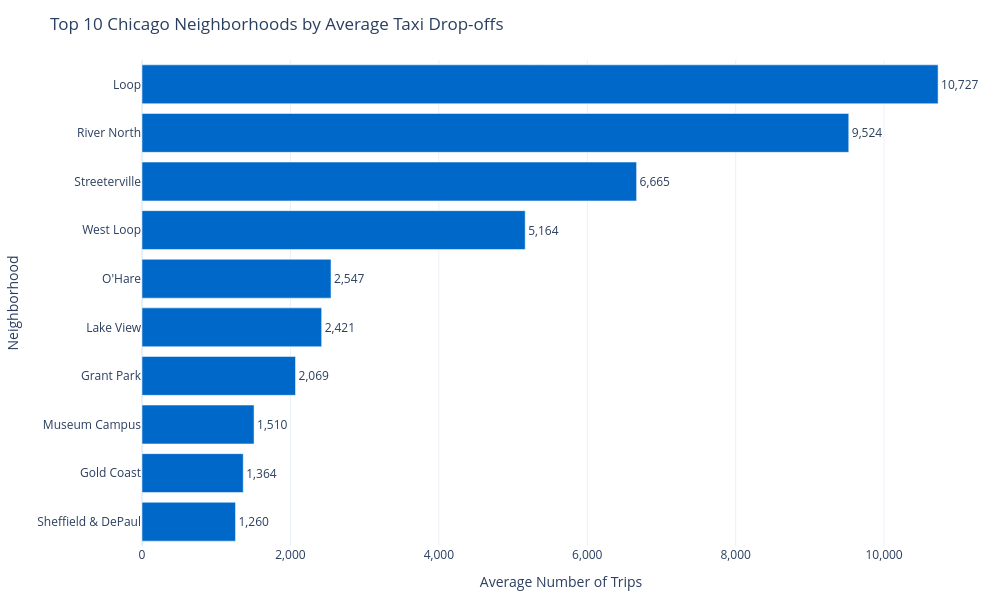

Here is the notebook cell this chart was saved with:
### Code cell
# plot the top 10 neighborhoods with the highest average number of trips
fig = px.bar(
    top_10_neighborhoods, 
    y='dropoff_location_name', 
    x='average_trips', 
    title='Top 10 Chicago Neighborhoods by Average Taxi Drop-offs',
    labels={'dropoff_location_name':'Neighborhood', 'average_trips':'Average Number of Trips'},
    orientation='h',
    #color_discrete_sequence=['#1f77b4'],
    color_discrete_sequence=['#0068c9'],
    #color_discrete_sequence=['#0078D4'],
    text='average_trips',
    template='plotly_white',
    #color='average_trips',
    #color_continuous_scale='Blues'
    )

# Customize the layout of the plot
fig.update_layout(
    yaxis={'categoryorder':'total ascending'},
    xaxis_tickformat=',',
    width=1000,
    height=600,
    margin=dict(l=50, r=20, t=60, b=40),
    coloraxis_showscale=False
)

# Add text labels to the bars
fig.update_traces(
    texttemplate='%{x:,.0f}',
    textposition='outside'
)

fig.show()

### Figure 1 — Plotly figure (JSON) as saved in the notebook; plotly's stock layout.template omitted (floating-point values rounded to 4 significant figures)
{"data": [{"hovertemplate": "Average Number of Trips=%{text}<br>Neighborhood=%{y}<extra></extra>", "legendgroup": "", "marker": {"color": "#0068c9", "pattern": {"shape": ""}}, "name": "", "orientation": "h", "showlegend": false, "text": [10730.0, 9524.0, 6665.0, 5164.0, 2547.0, 2421.0, 2069.0, 1510.0, 1364.0, 1260.0], "textposition": "outside", "texttemplate": "%{x:,.0f}", "type": "bar", "x": [10730.0, 9524.0, 6665.0, 5164.0, 2547.0, 2421.0, 2069.0, 1510.0, 1364.0, 1260.0], "xaxis": "x", "y": ["Loop", "River North", "Streeterville", "West Loop", "O'Hare", "Lake View", "Grant Park", "Museum Campus", "Gold Coast", "Sheffield & DePaul"], "yaxis": "y"}], "layout": {"barmode": "relative", "coloraxis": {"showscale": false}, "height": 600, "legend": {"tracegroupgap": 0}, "margin": {"b": 40, "l": 50, "r": 20, "t": 60}, "title": {"text": "Top 10 Chicago Neighborhoods by Average Taxi Drop-offs"}, "width": 1000, "xaxis": {"anchor": "y", "domain": [0, 1], "tickformat": ",", "title": {"text": "Average Number of Trips"}}, "yaxis": {"anchor": "x", "categoryorder": "total ascending", "domain": [0, 1], "title": {"text": "Neighborhood"}}}}
